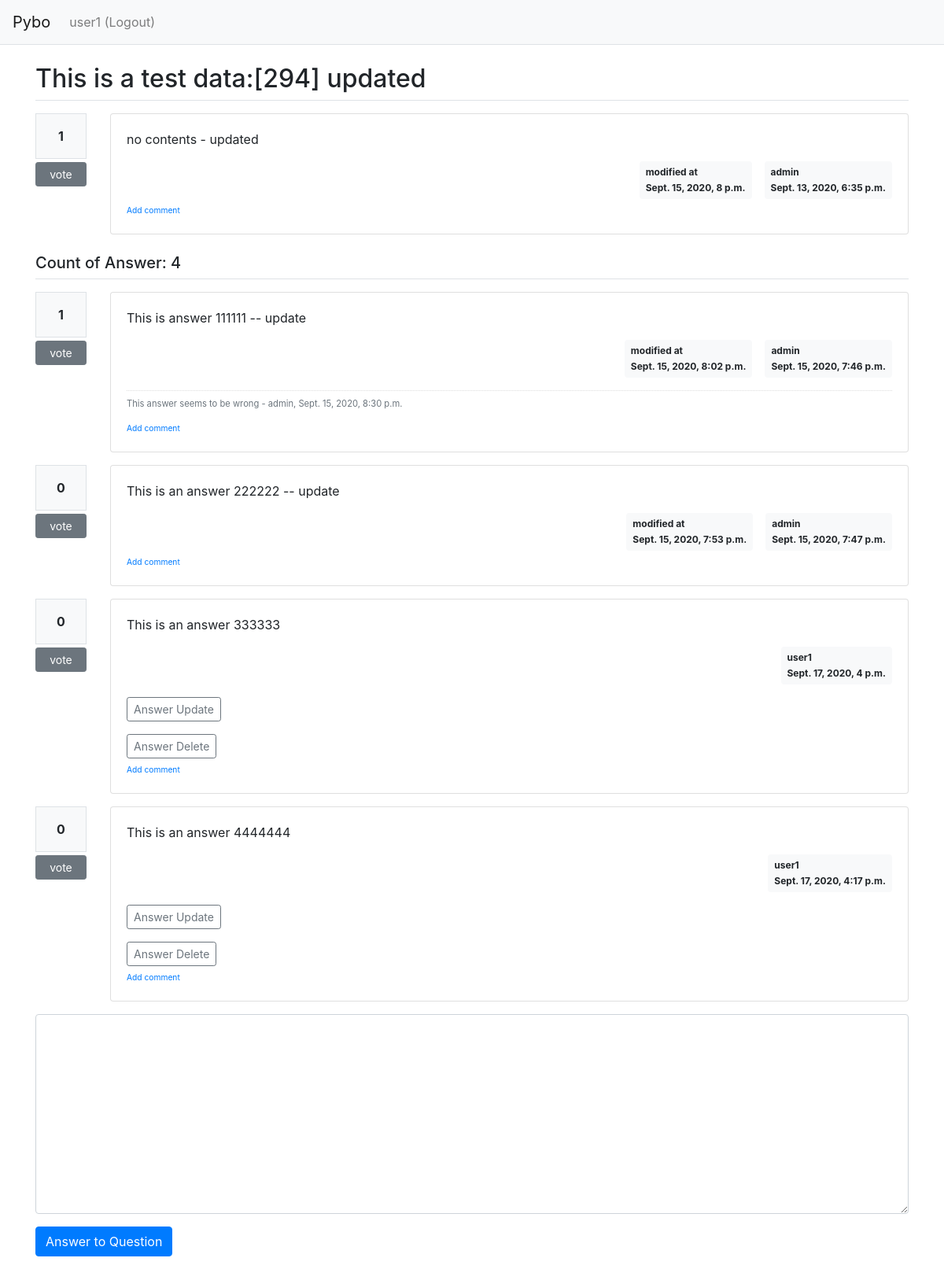
Screenshot of /pybo/300/ (signed in) with the database file from the repository.
### pybo/models.py (models this page shows, shortened)
class Question(models.Model):
    subject = models.CharField(max_length=200)
    content = models.TextField()
    create_date = models.DateTimeField()
    author = models.ForeignKey(User, on_delete=models.CASCADE, related_name='author_question')
    modify_date = models.DateTimeField(null=True, blank=True) # null allow, blank=true: form.is_valid() does not check this.
    voter = models.ManyToManyField(User, related_name='voter_question')

class Answer(models.Model):
    question = models.ForeignKey(Question, on_delete=models.CASCADE)
    content = models.TextField()
    create_date = models.DateTimeField()
    author = models.ForeignKey(User, on_delete=models.CASCADE, related_name='author_answer')
    modify_date = models.DateTimeField(null=True, blank=True)
    voter = models.ManyToManyField(User, related_name='voter_answer')

class Comment(models.Model):
    author = models.ForeignKey(User, on_delete=models.CASCADE)
    content = models.TextField()
    create_date = models.DateTimeField()
    modify_date = models.DateTimeField(null=True, blank=True)
    question = models.ForeignKey(Question, null=True, blank=True, on_delete=models.CASCADE) # note: comment can be either question or answer. Therefore, null=True, blank =True
    answer = models.ForeignKey(Answer, null=True, blank=True, on_delete=models.CASCADE) # note: same as above comment

### pybo/views/base_views.py (the view)
# urls.py: path('<int:question_id>/', base_views.detail, name='detail'),
def detail(request, question_id):
    question = get_object_or_404(Question, pk=question_id)  # question = Question.objects.get(id=question_id)
    context = {'question': question}
    return render(request, 'pybo/question_detail.html', context)

### pybo/templatetags/pybo_filter.py (called while the page is built)
@register.filter()
def mark(value):
    extensions = ["nl2br", "fenced_code"] #nl2br : linefeed into <br> tag, fenced_code: markdown into html
    return mark_safe(markdown.markdown(value, extensions=extensions))

### templates/pybo/question_detail.html (shortened to what this page needs)
{% extends 'base.html' %}
{% load pybo_filter %}
{% block content %}
<div class="container my-3">
    <h2 class="border-bottom py-2">{{ question.subject }}</h2>
    <div class="row my-3">
        <div class="col-1">
            <div class="bg-light text-center p-3 border font-weight-bolder mb-1">{{question.voter.count}}</div>
            <a href="#" data-uri="{% url 'pybo:vote_question' question.id  %}"
               class="recommend btn btn-sm btn-secondary btn-block my-1">vote</a>
        </div>
        <div class="col-11">
            <div class="card">
                <div class="card-body">
                <div class="card-text">{{ question.content | mark }}</div>
                <div class="d-flex justify-content-end">
                    {% if question.modify_date %}
                    <div class="badge badge-light p-2 text-left mx-3">
                        <div class="mb-2">modified at</div>
                        <div>{{ question.modify_date }}</div>
                    </div>
                    {% endif %}
                    <div class="badge badge-light p-2 text-left">
                        <div class="mb-2">{{ question.author.username }}</div>
                        <div>{{ question.create_date }}</div>
                    </div>
                </div>
                <div>
                    <a href="{% url 'pybo:comment_create_question' question.id  %}"
                       class="small"><small>Add comment</small></a>
                </div>
            </div>
            </div>
        </div>
    </div>
    <h5 class="border-bottom my-3 py-2">Count of Answer: {{question.answer_set.count}}</h5>
    {% for answer in question.answer_set.all %}
    <div class="row my-3">
        <div class="col-1">
            <div class="bg-light text-center p-3 border font-weight-bolder mb-1">{{answer.voter.count}}</div>
            <a href="#" data-uri="{% url 'pybo:vote_answer' answer.id  %}"
                class="recommend btn btn-sm btn-secondary btn-block my-1">vote</a>
        </div>
        <div class="col-11">
            <div class="card">
            <div class="card-body">
            <div class="card-text">{{ answer.content | mark }}</div>
            <div class="d-flex justify-content-end">
                {% if answer.modify_date %}
                <div class="badge badge-light p-2 text-left mx-3">
                    <div class="mb-2">modified at</div>
                    <div>{{ answer.modify_date }}</div>
                </div>
                {% endif %}
                <div class="badge badge-light p-2 text-left">
                    <div class="mb-2">{{ answer.author.username }}</div>
                    <div>{{ answer.create_date }}</div>
                </div>
            </div>
            {% if request.user == answer.author %}
            <div class="my-3">
                <a href="{% url 'pybo:answer_modify' answer.id  %}"
                   class="btn btn-sm btn-outline-secondary">Answer Update</a>
            </div>
            <a href="#" class="delete btn btn-sm btn-outline-secondary "
               data-uri="{% url 'pybo:answer_delete' answer.id  %}">Answer Delete</a>
            {% endif %}
            {% if answer.comment_set.count > 0 %}
            <div class="mt-3">
            {% for comment in answer.comment_set.all %}
                <div class="comment py-2 text-muted">
                    <span style="white-space: pre-line;">{{ comment.content }}</span>
                    <span>
                        - {{ comment.author }}, {{ comment.create_date }}
                    </span>
                </div>
            {% endfor %}
            </div>
            {% endif %}
            <div>
                <a href="{% url 'pybo:comment_create_answer' answer.id  %}"
                   class="small"><small>Add comment</small></a>
            </div>
            </div>
        </div>
        </div>
    </div>
    {% endfor %}
    <form action="{% url 'pybo:answer_create' question.id %}" method="post" class="my-3">
        <div class="form-group">
            <textarea {% if not user.is_authenticated %}disabled{% endif %}
              name="content" id="content" class="form-control" rows="10"></textarea>
        </div>
        <input type="submit" value="Answer to Question" class="btn btn-primary">
    </form>
</div>
{% endblock %}

### templates/navbar.html (shortened to what this page needs)
<nav class="navbar navbar-expand-lg navbar-light bg-light border-bottom">
    <a class="navbar-brand" href="{% url 'pybo:index' %}">Pybo</a>
    <div class="collapse navbar-collapse flex-grow-0" id="navbarNav">
        <ul class="navbar-nav">
            <li class="nav-item ">
                {% if user.is_authenticated %}
                    <a class="nav-link" href="{% url 'common:logout' %}">{{ user.username }} (Logout)</a>
                {% else %}
                    <a class="nav-link" href="{% url 'common:login' %}">Login</a>
                {% endif %}
            </li>
        </ul>
    </div>
</nav>

### static/style.css (style rules this page uses)
.comment { border-top:dotted 1px #ddd; font-size:0.7em; }

### rows the page displays
Question: subject "This is a test data:[294] updated", voter.count "1", content|mark "no contents - updated", modify_date "Sept. 15, 2020, 8 p.m.", author.username "admin", create_date "Sept. 13, 2020, 6:35 p.m.", answer_set.count "4"
Answer: voter.count "1", content|mark "This is answer 111111 -- update", modify_date "Sept. 15, 2020, 8:02 p.m.", author.username "admin", create_date "Sept. 15, 2020, 7:46 p.m."
Comment: content "This answer seems to be wrong", author "admin", create_date "Sept. 15, 2020, 8:30 p.m."
Answer: voter.count "0", content|mark "This is an answer 222222 -- update", modify_date "Sept. 15, 2020, 7:53 p.m.", author.username "admin", create_date "Sept. 15, 2020, 7:47 p.m."
Answer: voter.count "0", content|mark "This is an answer 333333", author.username "user1", create_date "Sept. 17, 2020, 4 p.m.", shows "Answer Update"
Answer: voter.count "0", content|mark "This is an answer 4444444", author.username "user1", create_date "Sept. 17, 2020, 4:17 p.m.", shows "Answer Update"

### other values shown
{{ user.username }} "user1"
